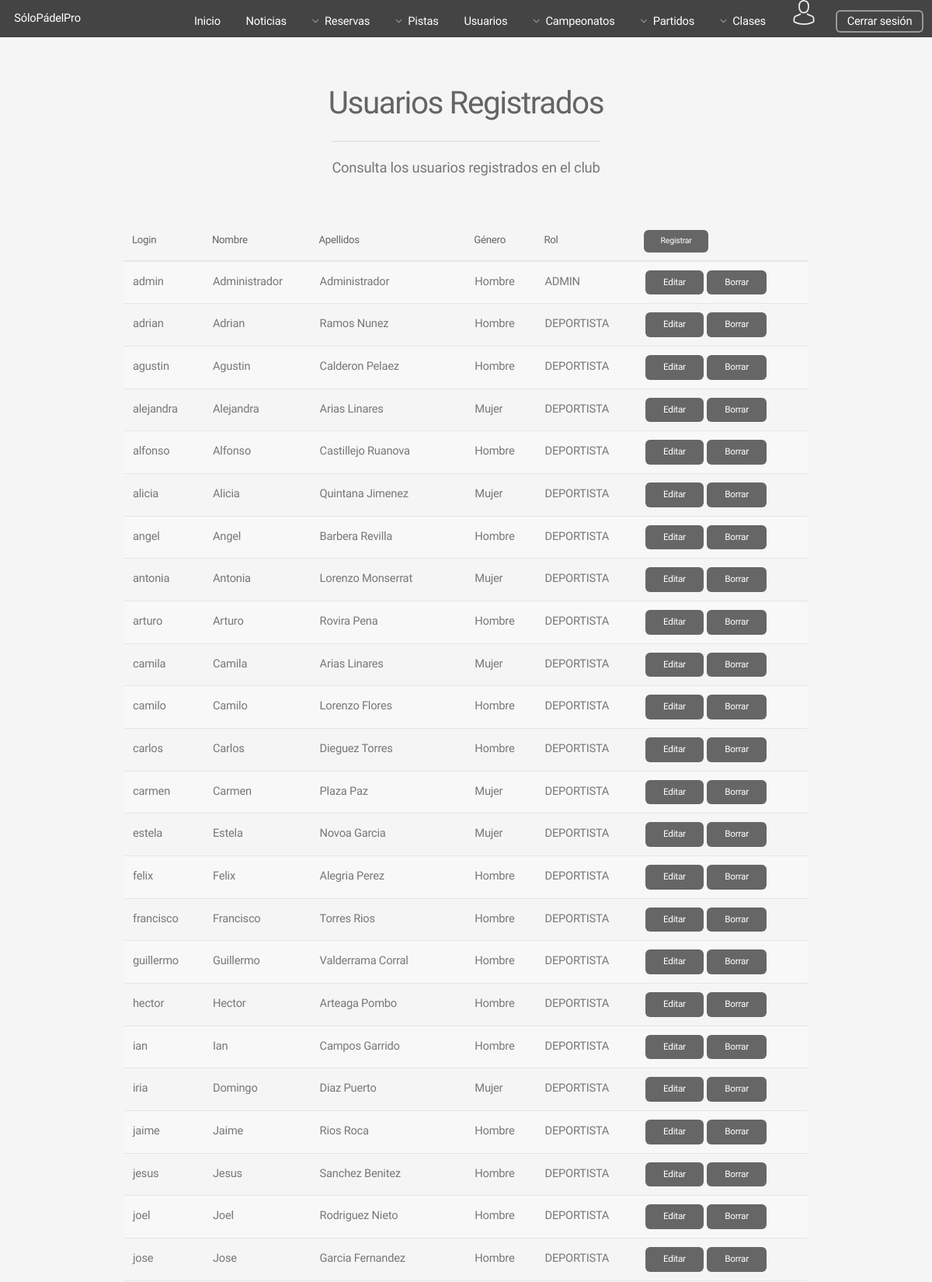
/Controllers/USER_Controller.php (signed in, upper part), run on the app's committed database.
### tables this page shows
CREATE TABLE IF NOT EXISTS USUARIO(
  LOGIN varchar(25) NOT NULL,
  PASSWORD varchar(50) NOT NULL,
  NOMBRE varchar(25) NOT NULL,
  APELLIDOS  varchar(50) NOT NULL,
  GENERO varchar(10) NOT NULL,
  ROL_ID int(225) NOT NULL,
  PRIMARY KEY(LOGIN),
  FOREIGN KEY (ROL_ID) REFERENCES ROL (ID) ON DELETE CASCADE
);

CREATE TABLE IF NOT EXISTS ROL(
  ID int(225) AUTO_INCREMENT NOT NULL,
  NOMBRE varchar(25) NOT NULL,
  PRIMARY KEY(ID)
);

### Controllers/USER_Controller.php (called while the page is built, shortened)
<?php
    include '../Models/USER_Model.php';
    include '../Views/USER/USER_SHOWALL_View.php';
    if(isset($_REQUEST["action"]))  {
        $action = $_REQUEST["action"];
    }else{
        $action = '';
    }
     switch ($action) {
    	default:
            $USER = new USER_Model('','','','','', '');
            $tuplas = $USER->SHOWALL();
            new USER_SHOWALL($tuplas);
    		break;
        }
?>

### Models/USER_Model.php (called while the page is built, shortened)
<?php
class USER_Model{
    var $mysqli;
    function __construct($login,$password,$nombre,$apellidos, $genero, $rol_ID){
        include_once '../Functions/Access_DB.php';
        $this->mysqli = ConnectDB();
    }
    function SHOWALL(){
        $sql = "SELECT *, R.NOMBRE AS ROL FROM ROL R, USUARIO U
                WHERE  (U.ROL_ID = R.ID) ";
        if (!($resultado = $this->mysqli->query($sql))){
                return NULL;
        }
        else{
            return $resultado;
        }
    }
}
?>

### Functions/Access_DB.php (called while the page is built, shortened)
<?php
function ConnectDB(){
   $conexion = mysqli_connect("localhost", "abp41", "abp41", "ABP") or (new MESSAGE('ERROR: No se ha podido conectar con la base de datos', '../index.php'));
 if ($conexion->connect_errno) {
    	return false;
 }else{
 	return $conexion;
 }
}
?>

### Views/USER/USER_SHOWALL_View.php (the view)
<?php
class USER_SHOWALL{
	var $usuarios;
	function __construct($usuarios){
		$this->usuarios = $usuarios;
		$this->render();
	}
function render(){
    include '../Views/HEADER_View.php';
?>
	<section id="main" class="container">
	<header>
	   <h2>Usuarios Registrados</h2>
	    <p>Consulta los usuarios registrados en el club</p>
	 </header>
				<div class="table-wrapper">
					<table>
						<thead >
							<tr>
								<th>Login</th>
								<th>Nombre</th>
								<th>Apellidos</th>
								<th>Género</th>
								<th>Rol</th>
								<th><a class="button small" href="../Controllers/USER_Controller.php?action=ADD">Registrar</a></th>
							</tr>
						</thead>
						<tbody>
					<?php
						if($this->usuarios <> NULL){
							while($row = mysqli_fetch_array($this->usuarios)){
					?>
							<tr>
								<td>
									<?=$row['LOGIN']?>
								</td>
								<td>
									<?=$row['NOMBRE']?>
								</td>
								<td>
									<?=$row['APELLIDOS']?>
								</td>
								<td>
									<?=$row['GENERO']?>
								</td>
								<td>
									<?=$row['ROL']?>
								</td>
								<td>
									<a class="button small" href="../Controllers/USER_Controller.php?action=EDIT&login=<?=$row['LOGIN']?>">Editar</a>
									<a class="button small" href="../Controllers/USER_Controller.php?action=DELETE&login=<?=$row['LOGIN']?>">Borrar</a>
								</td>
							</tr>
				<?php
						}
					}
				?>
						</tbody>
					</table>
				</div>
   		</section>
    <?php
        include '../Views/FOOTER_View.php';
        }
    }
    ?>

### assets/css/main.css (style rules this page uses)
html, body, div, span, applet, object, iframe, h1, h2, h3, h4, h5, h6, p, blockquote, pre, a, abbr, acronym, address, big, cite, code, del, dfn, em, img, ins, kbd, q, s, samp, small, strike, strong, sub, sup, tt, var, b, u, i, center, dl, dt, dd, ol, ul, li, fieldset, form, label, legend, table, caption, tbody, tfoot, thead, tr, th, td, article, aside, canvas, details, embed, figure, figcaption, footer, header, hgroup, menu, nav, output, ruby, section, summary, time, mark, audio, video { margin: 0; padding: 0; border: 0; font-size: 100%; font: inherit; vertical-align: baseline; }
article, aside, details, figcaption, figure, footer, header, hgroup, menu, nav, section { display: block; }
body { line-height: 1; }
table { border-collapse: collapse; border-spacing: 0; }
body { -webkit-text-size-adjust: none; }
body { -ms-overflow-style: scrollbar; }
html { box-sizing: border-box; }
*, *:before, *:after { box-sizing: inherit; }
body { background: #f5f5f5; }
body, input, select, textarea { color: #777; font-family: "Source Sans Pro", sans-serif; font-size: 16pt; font-weight: 300; line-height: 1.65em; letter-spacing: -0.015em; }
a { -moz-transition: color 0.2s ease-in-out, border-bottom-color 0.2s ease-in-out; -webkit-transition: color 0.2s ease-in-out, border-bottom-color 0.2s ease-in-out; -ms-transition: color 0.2s ease-in-out, border-bottom-color 0.2s ease-in-out; transition: color 0.2s ease-in-out, border-bottom-color 0.2s ease-in-out; border-bottom: dotted 1px; color: #e89980; text-decoration: none; }
p { margin: 0 0 2em 0; }
h1, h2, h3, h4, h5, h6 { color: #646464; font-weight: 300; line-height: 1em; margin: 0 0 0.5em 0; }
h2 { font-size: 2.25em; line-height: 1.5em; letter-spacing: -0.035em; }
.container { margin: 0 auto; max-width: calc(100% - 5em); width: 60em; }
header p { color: #999; position: relative; margin: 0 0 1.5em 0; font-style: italic; }
header h2+p { font-size: 1.25em; margin-top: -1em; line-height: 1.5em; }
.table-wrapper { -webkit-overflow-scrolling: touch; overflow-x: auto; }
table { margin: 0 0 2em 0; width: 100%; }
table tbody tr { border: solid 1px #e5e5e5; border-left: 0; border-right: 0; }
table tbody tr:nth-child(2n+1) { background-color: #f8f8f8; }
table td { padding: 0.75em 0.75em; }
table th { color: #646464; font-size: 0.9em; font-weight: 300; padding: 0 0.75em 0.75em 0.75em; text-align: left; }
table thead { border-bottom: solid 2px #e5e5e5; }
input[type="submit"], input[type="reset"], input[type="button"], .button { -moz-appearance: none; -webkit-appearance: none; -ms-appearance: none; appearance: none; -moz-transition: background-color 0.2s ease-in-out, color 0.2s ease-in-out; -webkit-transition: background-color 0.2s ease-in-out, color 0.2s ease-in-out; -ms-transition: background-color 0.2s ease-in-out, color 0.2s ease-in-out; transition: background-color 0.2s ease-in-out, color 0.2s ease-in-out; background-color: #666; border-radius: 6px; border: 0; color: #ffffff; cursor: pointer; display: inline-block; font-weight: 400; height: 3em; line-height: 3em; padding: 0 2em; text-align: center; text-decoration: none; white-space: nowrap; }
input[type="submit"].small, input[type="reset"].small, input[type="button"].small, .button.small { font-size: 0.8em; height: 2.7em; line-height: 2.7em; }
#main { padding: 4em 0; }
#main>header { text-align: center; margin: 0 0 3em 0; }
#main>header h2 { font-size: 2.75em; margin: 0; }
#main>header p { border-top: solid 2px #e5e5e5; color: #777; display: inline-block; font-style: normal; margin: 1em 0 0 0; padding: 1em 0 1.25em 0; }
@media screen and (max-width: 1680px) { body, input, select, textarea { font-size: 13pt; } }
@media screen and (max-width: 1280px) { body, input, select, textarea { font-size: 11pt; } }

### data on the page
usuario: LOGIN "admin", NOMBRE "Administrador", APELLIDOS "Administrador", GENERO "Hombre", ROL_ID.NOMBRE "ADMIN"
usuario: LOGIN "adrian", NOMBRE "Adrian", APELLIDOS "Ramos Nunez", GENERO "Hombre", ROL_ID.NOMBRE "DEPORTISTA"
usuario: LOGIN "agustin", NOMBRE "Agustin", APELLIDOS "Calderon Pelaez", GENERO "Hombre", ROL_ID.NOMBRE "DEPORTISTA"
usuario: LOGIN "alejandra", NOMBRE "Alejandra", APELLIDOS "Arias Linares", GENERO "Mujer", ROL_ID.NOMBRE "DEPORTISTA"
usuario: LOGIN "alfonso", NOMBRE "Alfonso", APELLIDOS "Castillejo Ruanova", GENERO "Hombre", ROL_ID.NOMBRE "DEPORTISTA"
usuario: LOGIN "alicia", NOMBRE "Alicia", APELLIDOS "Quintana Jimenez", GENERO "Mujer", ROL_ID.NOMBRE "DEPORTISTA"
usuario: LOGIN "angel", NOMBRE "Angel", APELLIDOS "Barbera Revilla", GENERO "Hombre", ROL_ID.NOMBRE "DEPORTISTA"
usuario: LOGIN "antonia", NOMBRE "Antonia", APELLIDOS "Lorenzo Monserrat", GENERO "Mujer", ROL_ID.NOMBRE "DEPORTISTA"
usuario: LOGIN "arturo", NOMBRE "Arturo", APELLIDOS "Rovira Pena", GENERO "Hombre", ROL_ID.NOMBRE "DEPORTISTA"
usuario: LOGIN "camila", NOMBRE "Camila", APELLIDOS "Arias Linares", GENERO "Mujer", ROL_ID.NOMBRE "DEPORTISTA"
usuario: LOGIN "camilo", NOMBRE "Camilo", APELLIDOS "Lorenzo Flores", GENERO "Hombre", ROL_ID.NOMBRE "DEPORTISTA"
usuario: LOGIN "carlos", NOMBRE "Carlos", APELLIDOS "Dieguez Torres", GENERO "Hombre", ROL_ID.NOMBRE "DEPORTISTA"
usuario: LOGIN "carmen", NOMBRE "Carmen", APELLIDOS "Plaza Paz", GENERO "Mujer", ROL_ID.NOMBRE "DEPORTISTA"
usuario: LOGIN "estela", NOMBRE "Estela", APELLIDOS "Novoa Garcia", GENERO "Mujer", ROL_ID.NOMBRE "DEPORTISTA"
usuario: LOGIN "felix", NOMBRE "Felix", APELLIDOS "Alegria Perez", GENERO "Hombre", ROL_ID.NOMBRE "DEPORTISTA"
usuario: LOGIN "francisco", NOMBRE "Francisco", APELLIDOS "Torres Rios", GENERO "Hombre", ROL_ID.NOMBRE "DEPORTISTA"
usuario: LOGIN "guillermo", NOMBRE "Guillermo", APELLIDOS "Valderrama Corral", GENERO "Hombre", ROL_ID.NOMBRE "DEPORTISTA"
usuario: LOGIN "hector", NOMBRE "Hector", APELLIDOS "Arteaga Pombo", GENERO "Hombre", ROL_ID.NOMBRE "DEPORTISTA"
usuario: LOGIN "ian", NOMBRE "Ian", APELLIDOS "Campos Garrido", GENERO "Hombre", ROL_ID.NOMBRE "DEPORTISTA"
usuario: LOGIN "iria", NOMBRE "Domingo", APELLIDOS "Diaz Puerto", GENERO "Mujer", ROL_ID.NOMBRE "DEPORTISTA"
usuario: LOGIN "jaime", NOMBRE "Jaime", APELLIDOS "Rios Roca", GENERO "Hombre", ROL_ID.NOMBRE "DEPORTISTA"
usuario: LOGIN "jesus", NOMBRE "Jesus", APELLIDOS "Sanchez Benitez", GENERO "Hombre", ROL_ID.NOMBRE "DEPORTISTA"
usuario: LOGIN "joel", NOMBRE "Joel", APELLIDOS "Rodriguez Nieto", GENERO "Hombre", ROL_ID.NOMBRE "DEPORTISTA"
usuario: LOGIN "jose", NOMBRE "Jose", APELLIDOS "Garcia Fernandez", GENERO "Hombre", ROL_ID.NOMBRE "DEPORTISTA"
